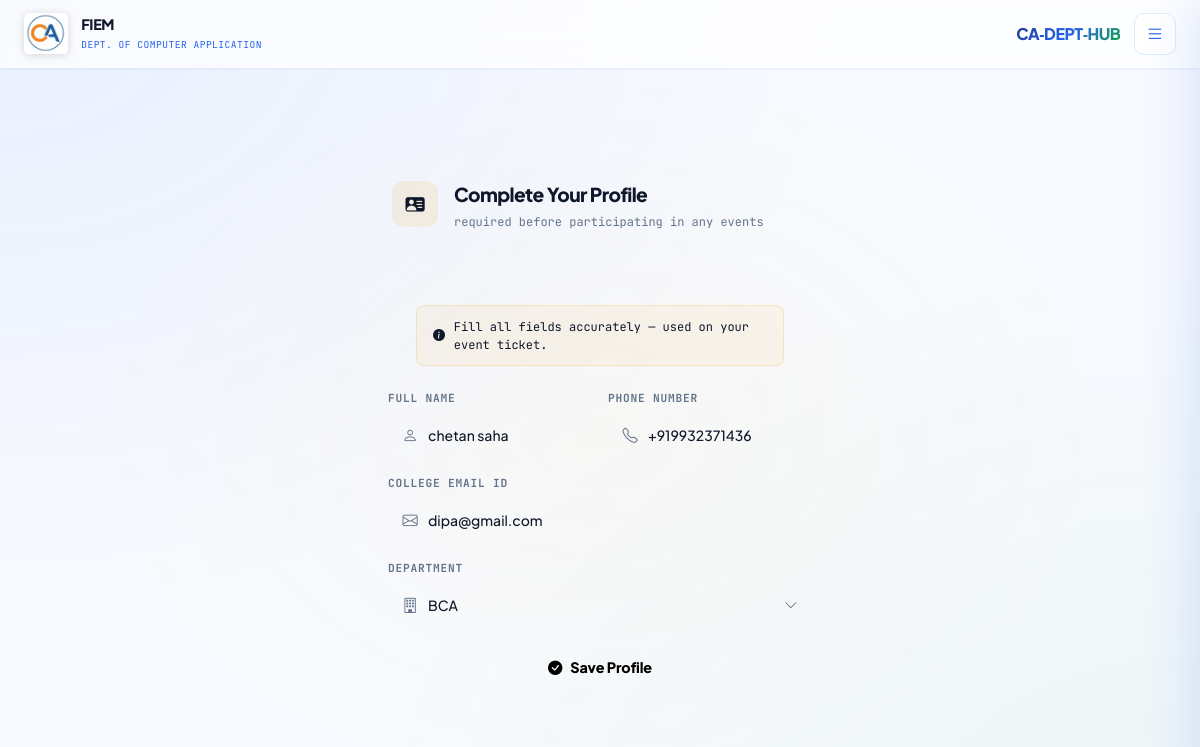
/users/profile/ (signed in), run on the app's committed database.
### users/models.py (models this page shows, shortened)
class User(AbstractUser):
    ROLE_CHOICES = (
        ('student', 'Student'),
        ('admin', 'Admin'),
    )
    DEPT_CHOICES = (
        ('BCA', 'BCA'),
        ('MCA', 'MCA'),
        ('OTHER', 'Other Department'),
    )
    role = models.CharField(max_length=10, choices=ROLE_CHOICES, default='student')
    roll_number = models.CharField(max_length=20, unique=True, null=True, blank=True)
    phone = models.CharField(max_length=15, blank=True)
    phone_number = models.CharField(max_length=15, blank=True)
    college_email = models.EmailField(blank=True)
    department = models.CharField(max_length=10, choices=DEPT_CHOICES, blank=True)
    is_profile_complete = models.BooleanField(default=False)

### users/views.py (the view, shortened to what this page needs)
# urls.py: path('profile/', update_profile, name='profile'), # THIS IS REQUIRED!
@login_required
def update_profile(request):
    return render(request, 'users/profile_update.html')

### templates/users/profile_update.html (shortened to what this page needs)
{% extends 'base.html' %}
{% block content %}
<div class="profile-wrap">
    <div class="profile-card">
        <div class="profile-head">
            <div class="profile-head-icon"><i class="bi bi-person-vcard-fill"></i></div>
            <div>
                <div class="profile-head-title">Complete Your Profile</div>
                <div class="profile-head-sub">
                    required before participating in any events
                </div>
            </div>
        </div>
        <div class="profile-body">
            <div class="progress-dots">
                <div class="dot done"></div>
                <div class="dot active"></div>
                <div class="dot"></div>
            </div>
            <div class="notice-strip">
                <i class="bi bi-info-circle-fill"></i>
                Fill all fields accurately — used on your event ticket.
            </div>
            <form method="POST" style="margin-top:1.5rem">
                <div class="field-row">
                    <div class="field">
                        <label class="field-label" for="id_name">Full Name</label>
                        <div class="field-wrap">
                            <i class="bi bi-person field-icon"></i>
                            <input
                                type="text"
                                id="id_name"
                                name="name"
                                class="field-input"
                                value="{{ user.first_name }}"
                                placeholder="Your full name"
                                required
                            >
                        </div>
                    </div>
                    <div class="field">
                        <label class="field-label" for="id_phone">Phone Number</label>
                        <div class="field-wrap">
                            <i class="bi bi-telephone field-icon"></i>
                            <input
                                type="text"
                                id="id_phone"
                                name="phone"
                                class="field-input"
                                value="{{ user.phone_number }}"
                                placeholder="+91 XXXXX XXXXX"
                                required
                            >
                        </div>
                    </div>
                </div>
                <div class="field">
                    <label class="field-label" for="id_email">College Email ID</label>
                    <div class="field-wrap">
                        <i class="bi bi-envelope field-icon"></i>
                        <input
                            type="email"
                            id="id_email"
                            name="email"
                            class="field-input"
                            value="{{ user.college_email }}"
                            placeholder="you@college.edu"
                            required
                        >
                    </div>
                </div>
                <div class="field">
                    <label class="field-label" for="id_department">Department</label>
                    <div class="field-wrap">
                        <i class="bi bi-building field-icon"></i>
                        <select id="id_department" name="department" class="field-select" required>
                            <option value="BCA"   {% if user.department == 'BCA'   %}selected{% endif %}>BCA</option>
                        </select>
                        <i class="bi bi-chevron-down select-chevron"></i>
                    </div>
                </div>
                <button type="submit" class="submit-btn">
                    <i class="bi bi-check-circle-fill"></i> Save Profile
                </button>
            </form>
        </div>
    </div>
</div>
{% endblock %}

### templates/base.html (style rules this page uses)
:root { --blue-deep: #1e3a8a; --blue: #2563eb; --blue-mid: #3b82f6; --blue-lt: #93c5fd; --blue-pale: #dbeafe; --blue-ghost: rgba(37,99,235,.08); --green-deep: #14532d; --green: #16a34a; --green-lt: #4ade80; --yellow: #eab308; --yellow-lt: #fde047; --yellow-pale:#fefce8; --white: #ffffff; --off-white: #f8faff; --gray-50: #f0f4ff; --gray-100: #e0e7ff; --gray-200: #c7d2fe; --gray-500: #6b7280; --gray-700: #374151; --text: #0f172a; --text2: #334155; --muted: #64748b; --glass: rgba(255,255,255,0.7); --glass-2: rgba(255,255,255,0.5); --glass-bd: rgba(255,255,255,0.8); --shadow-sm: 0 1px 3px rgba(37,99,235,.06), 0 1px 2px rgba(37,99,235,.04); --shadow: 0 4px 20px rgba(37,99,235,.10); --shadow-lg: 0 10px 40px rgba(37,99,235,.15); --mono: 'JetBrains Mono', monospace; --sans: 'Plus Jakarta Sans', sans-serif; --topbar-h: 68px; --sidebar-w: 300px; }
*, *::before, *::after { box-sizing: border-box; margin: 0; padding: 0; }
html { scroll-behavior: smooth; }
body { font-family: var(--sans); background: var(--off-white); color: var(--text); min-height: 100vh; overflow-x: hidden; }
body::before { content: ''; position: fixed; inset: 0; background: radial-gradient(ellipse at 0% 0%, rgba(37,99,235,.07) 0%, transparent 50%), radial-gradient(ellipse at 100% 100%, rgba(22,163,74,.05) 0%, transparent 50%), radial-gradient(ellipse at 50% 50%, rgba(234,179,8,.04) 0%, transparent 60%); pointer-events: none; z-index: 0; }

### data on the page
User: name "chetan saha", phone "+919932371436", email "dipa@gmail.com", department "BCA"
